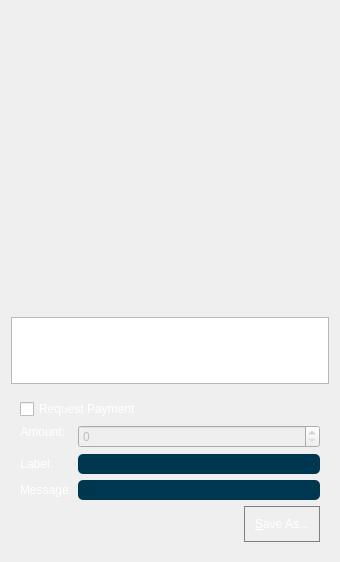
<?xml version="1.0" encoding="UTF-8"?>
<ui version="4.0">
 <class>QRCodeDialog</class>
 <widget class="QDialog" name="QRCodeDialog">
  <property name="geometry">
   <rect>
    <x>0</x>
    <y>0</y>
    <width>340</width>
    <height>562</height>
   </rect>
  </property>
  <property name="windowTitle">
   <string>QR Code Dialog</string>
  </property>
  <property name="styleSheet">
   <string notr="true">background:'#0a2634';</string>
  </property>
  <layout class="QVBoxLayout" name="verticalLayout_3">
   <item>
    <widget class="QLabel" name="lblQRCode">
     <property name="sizePolicy">
      <sizepolicy hsizetype="Expanding" vsizetype="Expanding">
       <horstretch>0</horstretch>
       <verstretch>0</verstretch>
      </sizepolicy>
     </property>
     <property name="minimumSize">
      <size>
       <width>300</width>
       <height>300</height>
      </size>
     </property>
     <property name="textFormat">
      <enum>Qt::PlainText</enum>
     </property>
     <property name="alignment">
      <set>Qt::AlignCenter</set>
     </property>
     <property name="wordWrap">
      <bool>true</bool>
     </property>
    </widget>
   </item>
   <item>
    <widget class="QPlainTextEdit" name="outUri">
     <property name="sizePolicy">
      <sizepolicy hsizetype="Expanding" vsizetype="Minimum">
       <horstretch>0</horstretch>
       <verstretch>0</verstretch>
      </sizepolicy>
     </property>
     <property name="minimumSize">
      <size>
       <width>0</width>
       <height>50</height>
      </size>
     </property>
     <property name="tabChangesFocus">
      <bool>true</bool>
     </property>
     <property name="textInteractionFlags">
      <set>Qt::TextSelectableByKeyboard|Qt::TextSelectableByMouse</set>
     </property>
    </widget>
   </item>
   <item>
    <widget class="QWidget" name="widget" native="true">
     <layout class="QVBoxLayout" name="verticalLayout_2">
      <item>
       <widget class="QCheckBox" name="chkReqPayment">
        <property name="enabled">
         <bool>true</bool>
        </property>
        <property name="styleSheet">
         <string notr="true">color:white</string>
        </property>
        <property name="text">
         <string>Request Payment</string>
        </property>
       </widget>
      </item>
      <item>
       <layout class="QFormLayout" name="formLayout">
        <property name="fieldGrowthPolicy">
         <enum>QFormLayout::AllNonFixedFieldsGrow</enum>
        </property>
        <item row="1" column="0">
         <widget class="QLabel" name="lblLabel">
          <property name="styleSheet">
           <string notr="true">color:white</string>
          </property>
          <property name="text">
           <string>Label:</string>
          </property>
          <property name="textFormat">
           <enum>Qt::PlainText</enum>
          </property>
          <property name="alignment">
           <set>Qt::AlignRight|Qt::AlignTrailing|Qt::AlignVCenter</set>
          </property>
          <property name="buddy">
           <cstring>lnLabel</cstring>
          </property>
         </widget>
        </item>
        <item row="1" column="1">
         <widget class="QLineEdit" name="lnLabel">
          <property name="styleSheet">
           <string notr="true">background:#003750;
color:white;
padding:2px;
border-radius:5px;</string>
          </property>
         </widget>
        </item>
        <item row="2" column="0">
         <widget class="QLabel" name="lblMessage">
          <property name="styleSheet">
           <string notr="true">color:white</string>
          </property>
          <property name="text">
           <string>Message:</string>
          </property>
          <property name="textFormat">
           <enum>Qt::PlainText</enum>
          </property>
          <property name="alignment">
           <set>Qt::AlignRight|Qt::AlignTrailing|Qt::AlignVCenter</set>
          </property>
          <property name="buddy">
           <cstring>lnMessage</cstring>
          </property>
         </widget>
        </item>
        <item row="2" column="1">
         <widget class="QLineEdit" name="lnMessage">
          <property name="styleSheet">
           <string notr="true">background:#003750;
color:white;
padding:2px;
border-radius:5px;</string>
          </property>
         </widget>
        </item>
        <item row="0" column="0">
         <widget class="QLabel" name="lblAmount">
          <property name="sizePolicy">
           <sizepolicy hsizetype="Preferred" vsizetype="Maximum">
            <horstretch>0</horstretch>
            <verstretch>0</verstretch>
           </sizepolicy>
          </property>
          <property name="styleSheet">
           <string notr="true">color:white</string>
          </property>
          <property name="text">
           <string>Amount:</string>
          </property>
          <property name="textFormat">
           <enum>Qt::PlainText</enum>
          </property>
          <property name="alignment">
           <set>Qt::AlignRight|Qt::AlignTrailing|Qt::AlignVCenter</set>
          </property>
          <property name="buddy">
           <cstring>lnReqAmount</cstring>
          </property>
         </widget>
        </item>
        <item row="0" column="1">
         <widget class="BitcoinAmountField" name="lnReqAmount">
          <property name="enabled">
           <bool>false</bool>
          </property>
          <property name="minimumSize">
           <size>
            <width>80</width>
            <height>0</height>
           </size>
          </property>
         </widget>
        </item>
       </layout>
      </item>
      <item>
       <layout class="QHBoxLayout" name="horizontalLayout">
        <item>
         <spacer name="horizontalSpacer">
          <property name="orientation">
           <enum>Qt::Horizontal</enum>
          </property>
          <property name="sizeHint" stdset="0">
           <size>
            <width>40</width>
            <height>20</height>
           </size>
          </property>
         </spacer>
        </item>
        <item>
         <widget class="QPushButton" name="btnSaveAs">
          <property name="styleSheet">
           <string notr="true">QPushButton { 
 background-color: &quot;#002d3f&quot;;
	border:1px solid gray;
	color:white;
	outline: none;
	padding:10px;
}

QPushButton:pressed {
   background-color: &quot;#002d3f&quot;;
border:1px solid gray;
	color:white;

}
QPushButton:focus:pressed { 
    background: &quot;#003750&quot;;
	border:1px solid #0adbf0;
	color:white;

 }
QPushButton:focus { 
   background-color: &quot;#002d3f&quot;;
	border:1px solid gray;
	color:white;

}
QPushButton:hover {
     background-color: &quot;#002d3f&quot;;
	border:1px solid #0adbf0;
 }
QPushButton:checked { 
     background-color: &quot;#002d3f&quot;;
border:1px solid gray;
	color:white;

 }
QPushButton:disabled { 
    background:'#0a2634';
color:gray;
border:1px solid gray;
 }
</string>
          </property>
          <property name="text">
           <string>&amp;Save As...</string>
          </property>
         </widget>
        </item>
       </layout>
      </item>
     </layout>
    </widget>
   </item>
  </layout>
 </widget>
 <customwidgets>
  <customwidget>
   <class>BitcoinAmountField</class>
   <extends>QSpinBox</extends>
   <header>bitcoinamountfield.h</header>
   <container>1</container>
  </customwidget>
 </customwidgets>
 <resources/>
 <connections>
  <connection>
   <sender>chkReqPayment</sender>
   <signal>clicked(bool)</signal>
   <receiver>lnReqAmount</receiver>
   <slot>setEnabled(bool)</slot>
   <hints>
    <hint type="sourcelabel">
     <x>92</x>
     <y>285</y>
    </hint>
    <hint type="destinationlabel">
     <x>98</x>
     <y>311</y>
    </hint>
   </hints>
  </connection>
 </connections>
</ui>
